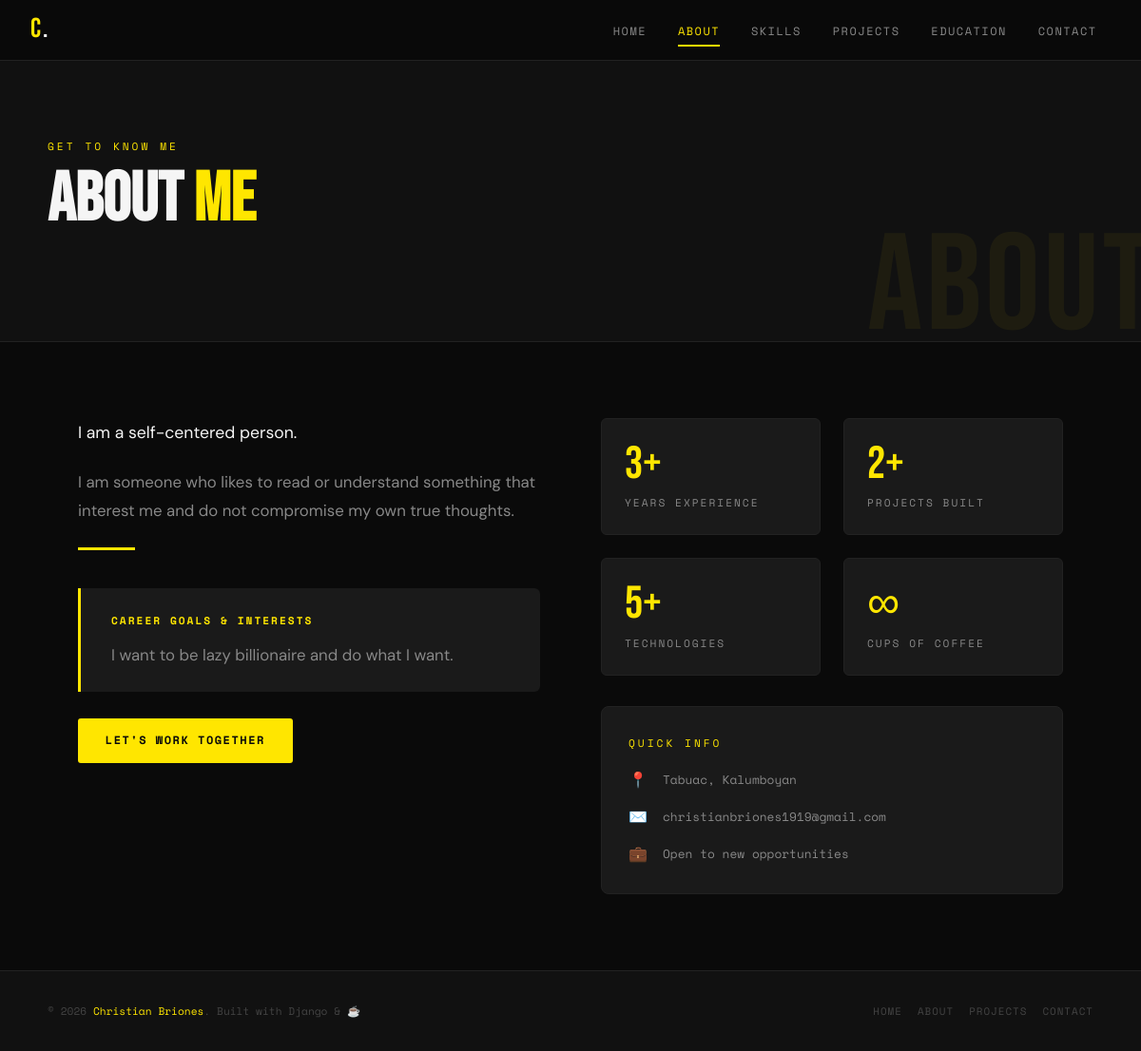
The page /about/ on the database its author committed.
### briones_app/models.py (models this page shows, shortened)
class Profile(models.Model):
    full_name       = models.CharField(max_length=150)
    tagline         = models.CharField(max_length=255, help_text="Short headline shown below your name.")
    profile_photo   = models.ImageField(upload_to='profile/', blank=True, null=True)
    class Meta:
        verbose_name        = 'Profile'
        verbose_name_plural = 'Profile'

class About(models.Model):
    short_bio       = models.TextField(blank=True, null=True)
    full_bio        = models.TextField(blank=True, null=True)
    career_goals    = models.TextField(blank=True, null=True)
    updated_at = models.DateTimeField(auto_now=True)
    class Meta:
        verbose_name        = 'About'
        verbose_name_plural = 'About'
    def bio_paragraphs(self):
        return [p.strip() for p in self.full_bio.split('\n\n') if p.strip()]

### briones_app/views.py (the view)
# urls.py: path('about/', views.about, name='about'),
def about(request):
    context = {
        'owner': get_profile(),
        'about': get_about(),
        'skills': Skill.objects.all().order_by('order'),
        'education': Education.objects.all().order_by('order'),
    }
    return render(request, 'briones_app/about.html', context)

### briones_app/views.py (called while the page is built)
def get_profile():
    return Profile.objects.first()

def get_about():
    return About.objects.first()

### briones_app/templates/briones_app/about.html (shortened to what this page needs)
{% extends 'briones_app/base.html' %}
{% block content %}
<div class="page-hero" data-title="ABOUT">
  <div class="page-hero-inner">
    <p class="section-label">Get to know me</p>
    <h1 class="section-title">About <span>Me</span></h1>
  </div>
</div>
<div class="section">
  <div class="about-grid">
    <div class="about-text fade-up">
      {% if about.short_bio %}
        <p>{{ about.short_bio }}</p>
      {% endif %}
      {% if about.full_bio %}
        {% for paragraph in about.bio_paragraphs %}
          <p>{{ paragraph }}</p>
        {% endfor %}
      {% endif %}
      <div class="divider"></div>
      {% if about.career_goals %}
      <div class="goals-box">
        <h3>Career Goals &amp; Interests</h3>
        <p>{{ about.career_goals }}</p>
      </div>
      {% endif %}
      <br>
      <div>
        <a href="{% url 'contact' %}" class="btn btn-primary">Let's Work Together</a>
      </div>
    </div>
    <div class="fade-up" style="animation-delay:0.1s">
      <div class="about-stats">
        <div class="stat-card">
          <div class="stat-number">3+</div>
          <div class="stat-label">Years Experience</div>
        </div>
        <div class="stat-card">
          <div class="stat-number">2+ </div>
          <div class="stat-label">Projects Built</div>
        </div>
        <div class="stat-card">
          <div class="stat-number">5+</div>
          <div class="stat-label">Technologies</div>
        </div>
        <div class="stat-card">
          <div class="stat-number">∞</div>
          <div class="stat-label">Cups of Coffee</div>
        </div>
      </div>
      <div style="margin-top:2rem; background:var(--black-3); border:1px solid var(--black-4); border-radius:8px; padding:1.75rem;">
        <p class="section-label" style="margin-bottom:1rem;">Quick Info</p>
        <div style="display:flex;flex-direction:column;gap:0.75rem;">
          <div style="display:flex;gap:1rem;align-items:center;">
            <span style="color:var(--yellow);font-size:1rem;">📍</span>
            <span style="font-family:var(--font-mono);font-size:0.8rem;color:var(--gray);">
              Tabuac, Kalumboyan
            </span>
          </div>
          <div style="display:flex;gap:1rem;align-items:center;">
            <span style="color:var(--yellow);font-size:1rem;">✉️</span>
            <a href="mailto:{{ owner.email }}" style="font-family:var(--font-mono);font-size:0.8rem;color:var(--gray);text-decoration:none;">
              christianbriones1919@gmail.com
            </a>
          </div>
          <div style="display:flex;gap:1rem;align-items:center;">
            <span style="color:var(--yellow);font-size:1rem;">💼</span>
            <span style="font-family:var(--font-mono);font-size:0.8rem;color:var(--gray);">
              Open to new opportunities
            </span>
          </div>
        </div>
      </div>
    </div>
  </div>
</div>
{% endblock %}

### briones_app/templates/briones_app/base.html (shortened to what this page needs)
{% load static %}
<!DOCTYPE html>
<html lang="en">
<head>
</head>
<body>
  <nav class="navbar" id="navbar">
    <a href="{% url 'home' %}" class="nav-logo">{{ owner.full_name|slice:":1" }}<span>.</span></a>
    <ul class="nav-links">
      <li><a href="{% url 'home' %}">Home</a></li>
      <li><a href="{% url 'about' %}">About</a></li>
      <li><a href="{% url 'skills' %}">Skills</a></li>
      <li><a href="{% url 'projects' %}">Projects</a></li>
      <li><a href="{% url 'education' %}">Education</a></li>
      <li><a href="{% url 'contact' %}">Contact</a></li>
    </ul>
  </nav>
  <div class="page-content">
    {% block content %}{% endblock %}
  </div>
  <footer>
    <div class="footer-inner">
      <p class="footer-copy">© 2026 <span>{{ owner.full_name }}</span>. Built with Django &amp; ☕</p>
      <div class="footer-links">
        <a href="{% url 'home' %}">Home</a>
        <a href="{% url 'about' %}">About</a>
        <a href="{% url 'projects' %}">Projects</a>
        <a href="{% url 'contact' %}">Contact</a>
      </div>
    </div>
  </footer>
</body>
</html>

### rows shown on the page
Profile: full_name "C", full_name "Christian Briones"
About: short_bio "I am a self-centered person.", bio_paragraphs "I am someone who likes to read or understand something that interest me and do not compromise my own true thoughts.", career_goals "I want to be lazy billionaire and do what I want."
